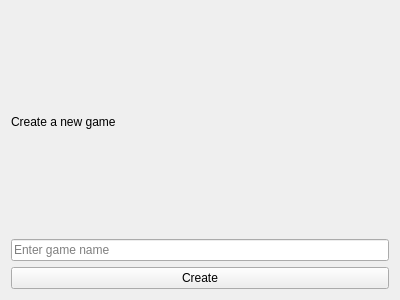
<?xml version="1.0" encoding="UTF-8"?>
<ui version="4.0">
 <class>CreateForm</class>
 <widget class="QWidget" name="CreateForm">
  <property name="geometry">
   <rect>
    <x>0</x>
    <y>0</y>
    <width>400</width>
    <height>300</height>
   </rect>
  </property>
  <property name="windowTitle">
   <string>Create Game</string>
  </property>
  <layout class="QVBoxLayout" name="verticalLayout">
   <item>
    <widget class="QLabel" name="label">
     <property name="text">
      <string>Create a new game</string>
     </property>
    </widget>
   </item>
   <item>
    <widget class="QLineEdit" name="gameNameField">
     <property name="placeholderText">
      <string>Enter game name</string>
     </property>
    </widget>
   </item>
   <item>
    <widget class="QPushButton" name="createButton">
     <property name="text">
      <string>Create</string>
     </property>
    </widget>
   </item>
  </layout>
 </widget>
 <resources/>
 <connections/>
</ui>
